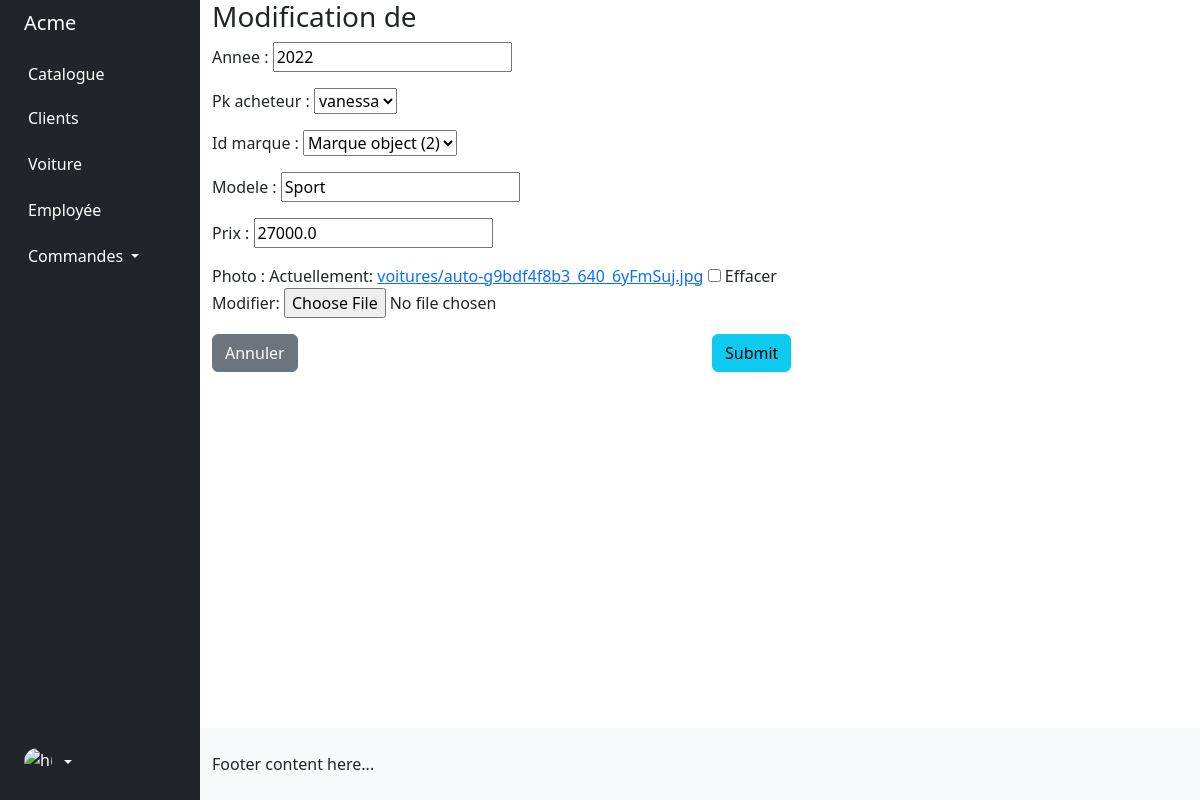
/crm_acme/voitures/update/1, run on the app's committed database.
### bdd/models/Voiture.py (models this page shows, shortened)
class Voiture(models.Model):
    id_marque = models.ForeignKey(Marque, on_delete=models.PROTECT)
    modele = models.CharField(max_length=56)
    photo = models.ImageField(upload_to="voitures", blank=True, null=True)
    annee = models.IntegerField()
    date_entree = models.DateField(verbose_name="Date d'entrée au catalogue", auto_now_add=True)
    date_sortie = models.DateField(null=True, blank=True)
    pk_acheteur = models.ForeignKey(Employee, null=True, default=None, on_delete=models.CASCADE, related_name="employee")
    prix = models.FloatField()

### bdd/views/voiture.py (the view, shortened to what this page needs)
# urls.py: path('voitures/update/<int:pk>', voiture.UpdateVoiture.as_view(), name="update_voiture"),
class UpdateVoiture(UpdateView, LoginRequiredMixin):
    model = Voiture
    form_class = VoitureForm
    template_name = "vitrine/voiture_form.html"

### bdd/forms/voiture.py
class VoitureForm(ModelForm):
    class Meta:
        model = Voiture
        fields = {"modele", "photo", "annee", "id_marque", "prix","pk_acheteur"}

### bdd/models/Employee.py (called while the page is built)
    def __str__(self):
        return self.user.username

### bdd/Templates/vitrine/voiture_form.html (shortened to what this page needs)
{% extends 'base.html' %}
{% block content %}
{% if object %}
<h3>Modification de {{ voiture.nom }} {{ voiture.prenom }}</h3>
{% else %}
<h3> Ajouter une voiture au catalogue </h3>
{% endif %}
<form method="post" action="">
    {{ form.as_p }}
    <div class="row">
        <div class="col">
            {% if object %}
            <a href="{% url 'voiture_detail' object.id %}" class="btn btn-secondary">Annuler</a>
            {% else %}
            <a href="{% url 'voitures' %}" class="btn btn-secondary">Annuler</a>
            {% endif %}
        </div>
        <div class="col">
            <input class="btn btn-info" type="submit"/>
        </div>
    </div>
</form>
{% endblock %}

### data on the page
Voiture: annee "2022", pk_acheteur "vanessa", id_marque "Marque object (2)", modele "Sport", prix "27000.0"
